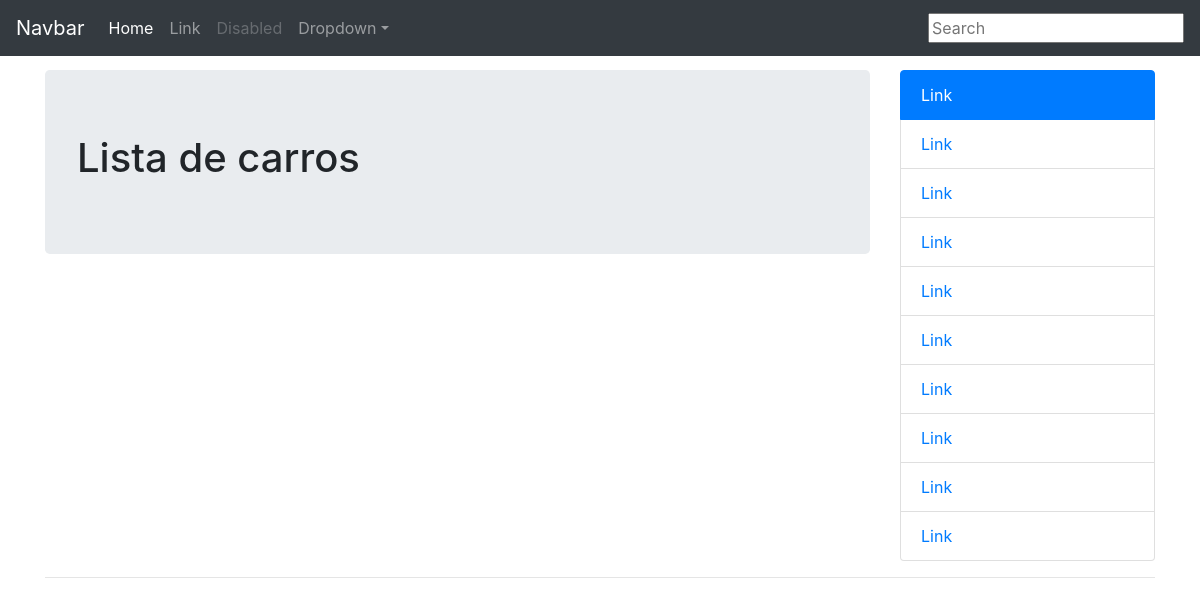
The page /list/ on the database as committed earlier.
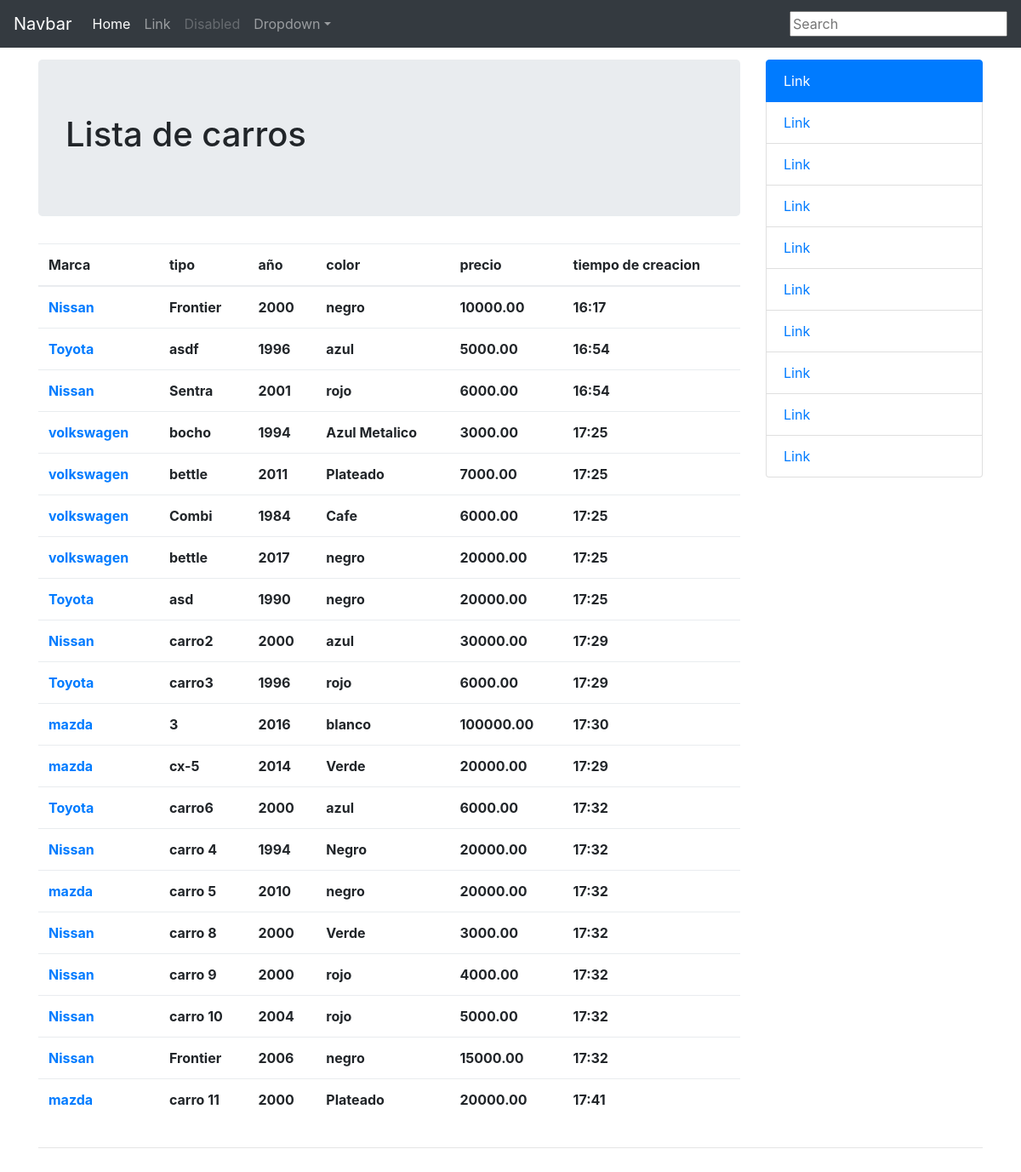
The same page on the database as committed later.
### carros/models.py (models this page shows)
class Car(models.Model):
    make = models.CharField(max_length=100)
    Type = models.CharField(max_length=100)
    year = models.CharField(max_length=100)
    colour = models.CharField(max_length=100)
    price = models.DecimalField(max_digits=99999,decimal_places=2)
    created = models.CharField(max_length=100,default=time.strftime("%H:%M"))

### carros/views.py (the view)
# urls.py: url(r'^list/', Car_list.as_view() , name='lista'),
class Car_list(ListView):
    template_name = "carros/car_list.html"
    def get_queryset(self, *args, **kwargs):
        qs = Car.objects.all()
        print self.request.GET
        query = self.request.GET.get("q", None)
        if query is not None:
            qs = qs.filter(
                            Q(make__icontains=query) |
                            Q(Type__icontains=query)
                          )
        return qs
    def get_context_data(self, *args, **kwargs):
        context = super(Car_list, self).get_context_data(*args, **kwargs)
        print context
        context['create_form'] = CarModelForm()
        context['create_url'] = reverse_lazy("Crear")
        return context

### carros/forms.py
class CarModelForm(forms.ModelForm):
    Type = forms.CharField(label='',
                              widget=forms.Textarea(
                                        attrs={'placeholder':"tipo",
                                               'class': "textarea"}
                              ))
    class Meta:
        model = Car
        fields = [
            "make",
            "Type",
            "year",
            "colour",
            "price",
            "created"
        ]

### templates/carros/car_list.html (shortened to what this page needs)
<!doctype html>
{%load staticfiles%}
<html lang="en">
  <head>
    <link href="{%static "css/bootstrap.min.css"%}" rel="stylesheet">
    <link href="{%static "css/offcanvas.css"%}" rel="stylesheet">
  </head>
  <body>
    <nav class="navbar navbar-expand-md fixed-top navbar-dark bg-dark">
      <a class="navbar-brand" href="#">Navbar</a>
      <div class="collapse navbar-collapse" id="navbarsExampleDefault">
        <ul class="navbar-nav mr-auto">
          <li class="nav-item active">
            <a class="nav-link" href="#">Home <span class="sr-only">(current)</span></a>
          </li>
          <li class="nav-item">
            <a class="nav-link" href="#">Link</a>
          </li>
          <li class="nav-item">
            <a class="nav-link disabled" href="#">Disabled</a>
          </li>
          <li class="nav-item dropdown">
            <a class="nav-link dropdown-toggle" href="http://example.com" id="dropdown01" data-toggle="dropdown" aria-haspopup="true" aria-expanded="false">Dropdown</a>
          </li>
        </ul>
        {%include "carros/search_form.html" %}
      </div>
    </nav>
    <main role="main" class="container">
      <div class="row row-offcanvas row-offcanvas-right">
        <div class="col-12 col-md-9">
          <div class="jumbotron">
            <h1>Lista de carros</h1>
          </div>
          {%if object_list%}
          <table class="table">
            <thead>
              <tr>
                <th>Marca</th>
                <th>tipo</th>
                <th>año</th>
                <th>color</th>
                <th>precio</th>
                <th>tiempo de creacion</th>
              </tr>
            </thead>
            {%for carros in object_list%}
            <tr>
              <th><a href="/detail/{{carros.id}}">{{carros.make}}</a></th>
              <th>{{carros.Type}}</th>
              <th>{{carros.year}}</th>
              <th>{{carros.colour}}</th>
              <th>{{carros.price}}</th>
              <th>{{carros.created}}</th>
            </tr>
            {%endfor%}
          </table>
          {%else%}
          <h3></h3>
          {%endif%}
          </div>
        <div class="col-6 col-md-3 sidebar-offcanvas" id="sidebar">
          <div class="list-group">
            <a href="#" class="list-group-item active">Link</a>
            <a href="#" class="list-group-item">Link</a>
            <a href="#" class="list-group-item">Link</a>
            <a href="#" class="list-group-item">Link</a>
            <a href="#" class="list-group-item">Link</a>
            <a href="#" class="list-group-item">Link</a>
            <a href="#" class="list-group-item">Link</a>
            <a href="#" class="list-group-item">Link</a>
            <a href="#" class="list-group-item">Link</a>
            <a href="#" class="list-group-item">Link</a>
          </div>
        </div>
      </div>
      <hr>
    </main>
    <footer>
    </footer>
  </body>
</html>

Rows that differ between the two databases and show on the page:
added Car: make "Nissan", Type "Frontier", year "2000", colour "negro", price "10000.00", created "16:17"
added Car: make "Toyota", Type "asdf", year "1996", colour "azul", price "5000.00", created "16:54"
added Car: make "Nissan", Type "Sentra", year "2001", colour "rojo", price "6000.00", created "16:54"
added Car: make "volkswagen", Type "bocho", year "1994", colour "Azul Metalico", price "3000.00", created "17:25"
added Car: make "volkswagen", Type "bettle", year "2011", colour "Plateado", price "7000.00", created "17:25"
added Car: make "volkswagen", Type "Combi", year "1984", colour "Cafe", price "6000.00", created "17:25"
added Car: make "volkswagen", Type "bettle", year "2017", colour "negro", price "20000.00", created "17:25"
added Car: make "Toyota", Type "asd", year "1990", colour "negro", price "20000.00", created "17:25"
added Car: make "Nissan", Type "carro2", year "2000", colour "azul", price "30000.00", created "17:29"
added Car: make "Toyota", Type "carro3", year "1996", colour "rojo", price "6000.00", created "17:29"
added Car: make "mazda", Type "3", year "2016", colour "blanco", price "100000.00", created "17:30"
added Car: make "mazda", Type "cx-5", year "2014", colour "Verde", price "20000.00", created "17:29"
added Car: make "Toyota", Type "carro6", year "2000", colour "azul", price "6000.00", created "17:32"
added Car: make "Nissan", Type "carro 4", year "1994", colour "Negro", price "20000.00", created "17:32"
added Car: make "mazda", Type "carro 5", year "2010", colour "negro", price "20000.00", created "17:32"
added Car: make "Nissan", Type "carro 8", year "2000", colour "Verde", price "3000.00", created "17:32"
added Car: make "Nissan", Type "carro 9", year "2000", colour "rojo", price "4000.00", created "17:32"
added Car: make "Nissan", Type "carro 10", year "2004", colour "rojo", price "5000.00", created "17:32"
added Car: make "Nissan", Type "Frontier", year "2006", colour "negro", price "15000.00", created "17:32"
added Car: make "mazda", Type "carro 11", year "2000", colour "Plateado", price "20000.00", created "17:41"
Other text that changed with them:
text now shown: "Marca tipo año color precio tiempo de creacion"
